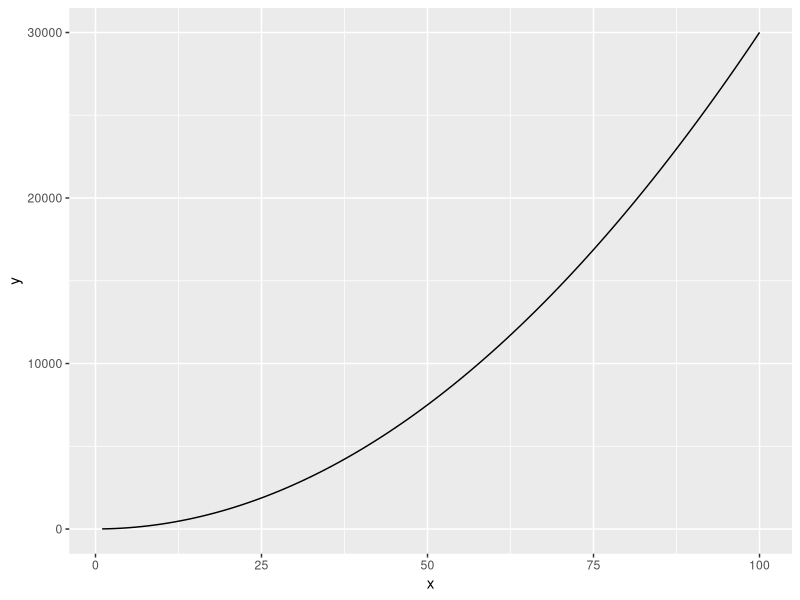
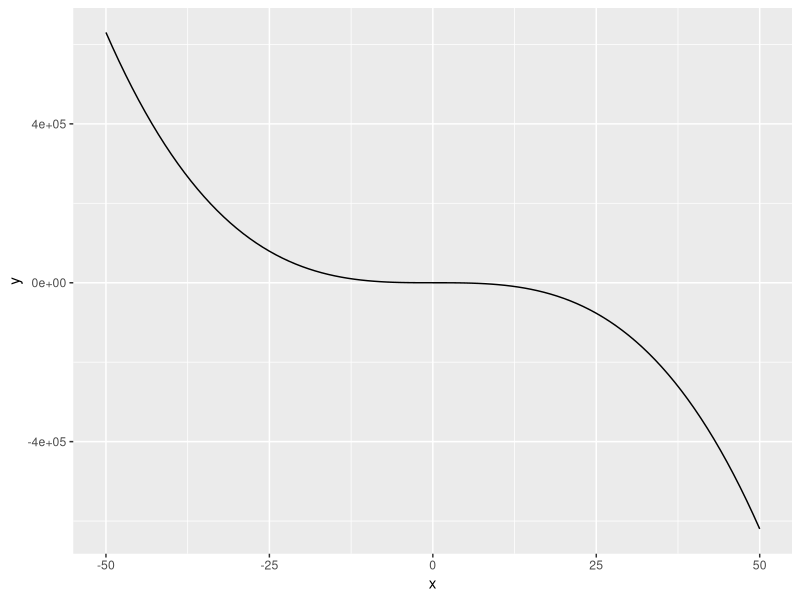
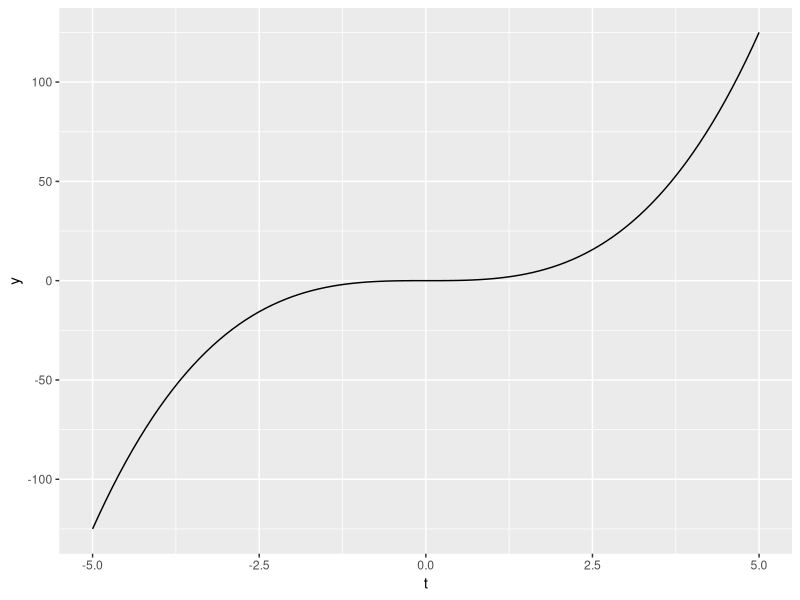
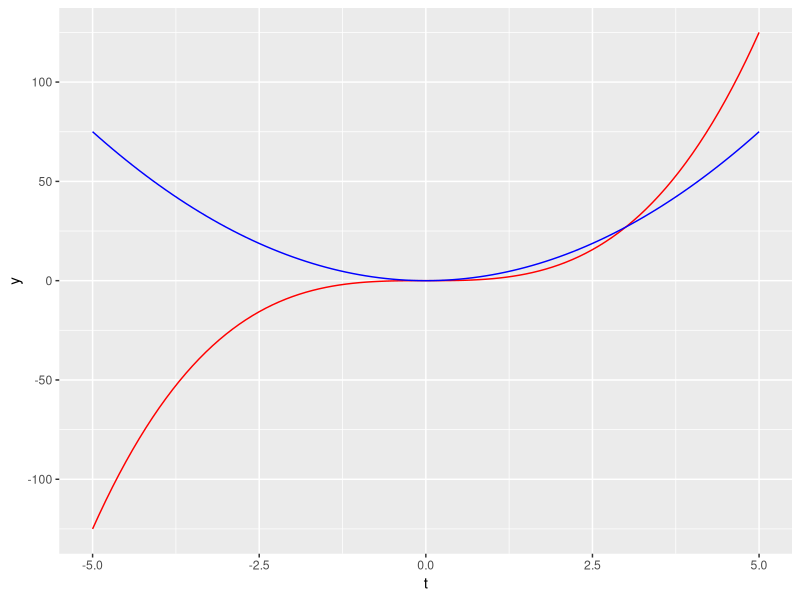

Source code (R) for these figures, in order:
## ---- chunk 1
knitr::opts_chunk$set(echo = TRUE, warning = FALSE, message = FALSE)
## ---- chunk 2
library(tidyverse)
## ---- chunk 3
eq = function(x){3*x^2 + 4} # Define function

# Plot it over a specific range using the `geom_function` mark: 
ggplot(data.frame(x = c(1, 100)), aes(x = x)) + 
  geom_function(fun = eq)

## ---- chunk 4
eq_2 = function(x) {2.4 - 5*x^3 + 2.1*x^2} # Define function

ggplot(data.frame(x = c(-50,50)), aes(x = x)) + 
  geom_function(fun = eq_2)
## ---- chunk 5
# Store the function C(t)
ct <- function(t) {t ^ 3}

# Plot it:
ggplot(data.frame(t=c(-5, 5)), aes(x=t)) + 
  geom_function(fun=ct)

# Find the derivative:
dc_dt <- D(expression(t^3), 't')
dc_dt

# Store the derivative as a function:
dc_dt_fun <- function(t) {3 * t ^2}

# Then plot them together! 
ggplot(data.frame(t = c(-5, 5)), aes(x = t)) + 
  geom_function(fun = ct, color = "red") +
  geom_function(fun = dc_dt_fun, color = "blue")
## ---- chunk 6
f_xyz <- expression(2*x*y - 3*(x^2)*(z^3))

# Partial with respect to x: 
df_dx <- D(f_xyz, 'x')
df_dx

# Partial with respect to y: 
df_dy <- D(f_xyz, 'y')
df_dy

# Partial with respect to z: 
df_dz <- D(f_xyz, 'z')
df_dz
## ---- chunk 7
# First, create the expression: 
pq <- expression(2 * cos(3 * q + 0.4) - 5.6 * exp(1.4 * q))

# Find the first derivative with respect to q:
dp_dq <- D(pq, 'q')

# Return the first derivative:
dp_dq

# Define value of q
q <- 0.8

# Evaluate dp_dq at that value: 
eval(dp_dq)
